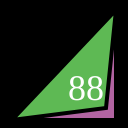
Frame 1 (no input)
Frame 60 (no input): identical to frame 1, image omitted
Frame 120 (the mouse pressed at the canvas centre since frame 60): identical to frame 1, image omitted

The p5.js sketch that drew this single still picture (run headless with seeded random() and noise() and a simulated clock; from frame 60 on, the mouse is pressed at the canvas centre):

// p5.js sketch
// ── sketch.js
function setup() {
  createCanvas(128,128);
}

function draw() {
  background(0);
  strokeWeight(4);
  fill(178, 100, 162);
  triangle(12,120,116,120,116,10);
  fill(94, 185, 84);
  triangle(12,120,106,108,116,10);
  fill(255);
  textSize(36);
  textFont("serif");
  text("88", 68, 100);
}
